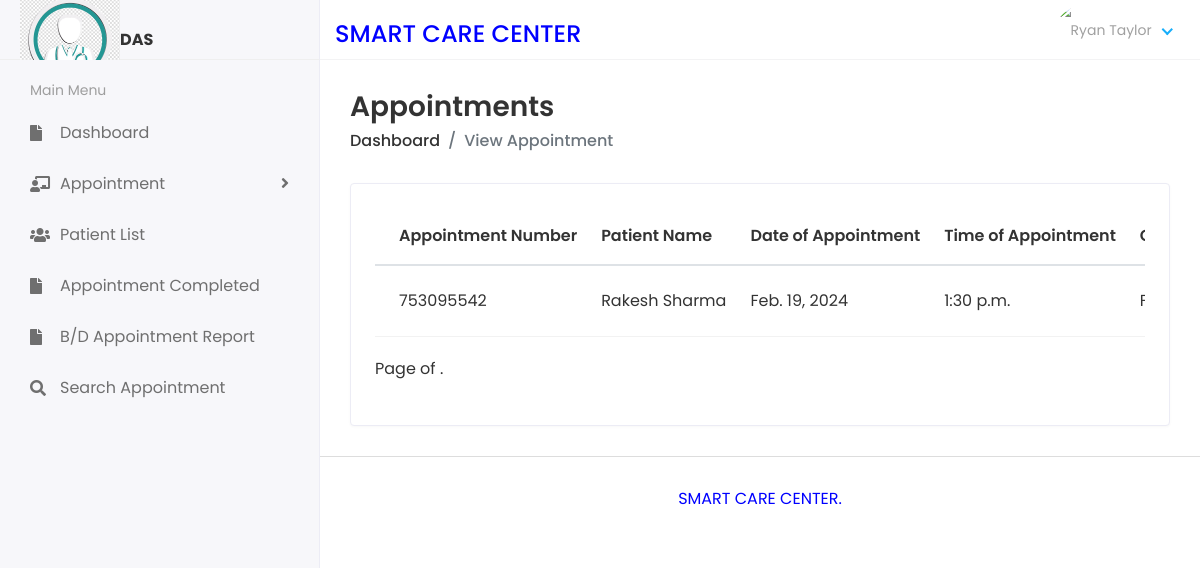
The page /DoctorPatientApprovedAppointment (signed in) on the database its author committed.
### dasapp/models.py (models this page shows, shortened)
class Appointment(models.Model):
    appointmentnumber = models.IntegerField(default=0)
    fullname = models.CharField(max_length=250)
    mobilenumber = models.CharField(max_length=11)
    email = models.EmailField(max_length=100)
    date_of_appointment = models.DateField()
    time_of_appointment = models.TimeField()
    doctor_id = models.ForeignKey(DoctorReg, on_delete=models.CASCADE)
    additional_msg = models.TextField(blank=True)
    remark = models.CharField(max_length=250, default='')
    status = models.CharField(max_length=200, default='')
    prescription = models.TextField(blank=True, default='')
    recommendedtest = models.TextField(blank=True, default='')
    created_at = models.DateTimeField(auto_now_add=True)
    updated_at = models.DateTimeField(auto_now=True)

### docappsystem/docviews.py (the view)
# urls.py: path('DoctorPatientApprovedAppointment', docviews.Patient_Approved_Appointment, name='patientapprovedappointment'),
def Patient_Approved_Appointment(request):
    doctor_admin = request.user
    doctor_reg = DoctorReg.objects.get(admin=doctor_admin)
    patientdetails1 = Appointment.objects.filter(status='Approved',doctor_id=doctor_reg)
    context = {'patientdetails1': patientdetails1}
    return render(request, 'doc/patient_app_appointment.html', context)

### templates/doc/patient_app_appointment.html (shortened to what this page needs)
{% extends 'base.html' %}
{% block content %}
<div class="content container-fluid">
    <div class="page-header">
    <div class="row align-items-center">
    <div class="col">
    <h3 class="page-title">Appointments</h3>
    <ul class="breadcrumb">
    <li class="breadcrumb-item"><a href="{% url 'doctor_home' %}">Dashboard</a></li>
    <li class="breadcrumb-item active">View Appointment</li>
    </ul>
    </div>
    </div>
    </div>
    <div class="row">
    <div class="col-sm-12">
    <div class="card card-table">
    <div class="card-body">
    <div class="table-responsive">
    <table class="table table-hover table-center mb-0 datatable">
    <thead>
    <tr>
    <th>Appointment Number</th>
    <th>Patient Name</th>
    <th>Date of Appointment</th>
    <th>Time of Appointment</th>
    <th>Creation Date</th>
    </tr>
    </thead>
    <tbody>
        {% for i in patientdetails1 %}
    <tr>
    <td>{{i.appointmentnumber}}</td>
    <td>{{i.fullname}}</td>
    <td>{{i.date_of_appointment}}</td>
    <td>{{i.time_of_appointment}}</td>
    <td>{{i.created_at}}</td>
    </tr> {% endfor %}
    </tbody>
    </table>
<div class="pagination" style="padding-top: 20px;padding-bottom: 20px;text-align: center;">
    <span class="step-links">
        <span class="current">
            Page {{ view_appointment.number }} of {{ view_appointment.paginator.num_pages }}.
        </span>
    </span>
</div>
    </div>
    </div>
    </div>
    </div>
    </div>
    </div>
{% endblock %}

### static/assets/css/style.css (style rules this page uses)
html { height: 100%; }
body { background-color: #fff; color: #333; font-family: 'Poppins', sans-serif; font-size: 1rem; height: 100%; line-height: 1.5; overflow-x: hidden; }
h1, h2, h3, h4, h5, h6 { font-family: 'Poppins', sans-serif; margin-top: 0; }
a { color: #009ce7; }
input, button, a { transition: all 0.4s ease; -moz-transition: all 0.4s ease; -o-transition: all 0.4s ease; -ms-transition: all 0.4s ease; -webkit-transition: all 0.4s ease; }
ul, ol { padding: 0px; list-style: none; }
.table { color: #333; max-width: 100%; margin-bottom: 0; width: 100%; }
.table thead tr th { font-weight: 600; }
.table tbody tr { border-bottom: 1px solid rgba(0, 0, 0, 0.05); }
.table.table-center td, .table.table-center th { vertical-align: middle; }
.card-table .card-body .table > thead > tr > th { border-top: 0; }
.card-table .card-body .table tr td:first-child, .card-table .card-body .table tr th:first-child { padding-left: 1.5rem; }
.card-table .table td, .card-table .table th { border-top: 1px solid #e2e5e8; padding: 1rem 0.75rem; white-space: nowrap; }
.card { border: 1px solid #ececf5; box-shadow: 0 1px 3px 0 rgba(0, 0, 0, 0.03); margin-bottom: 1.875rem; }
.card-body { padding: 1.5rem; }
.page-wrapper > .content { padding: 1.875rem 1.875rem 0; }
.page-header { margin-bottom: 1.875rem; }
.page-header .breadcrumb { background-color: transparent; color: #6c757d; font-size: 1rem; font-weight: 500; margin-bottom: 0; padding: 0; }
.page-header .breadcrumb a { color: #333; }
.page-title { font-size: 28px; font-weight: 600; color: #333; margin-bottom: 5px; }

### rows shown on the page
Appointment: appointmentnumber "753095542", fullname "Rakesh Sharma", date_of_appointment "Feb. 19, 2024", time_of_appointment "1:30 p.m."
